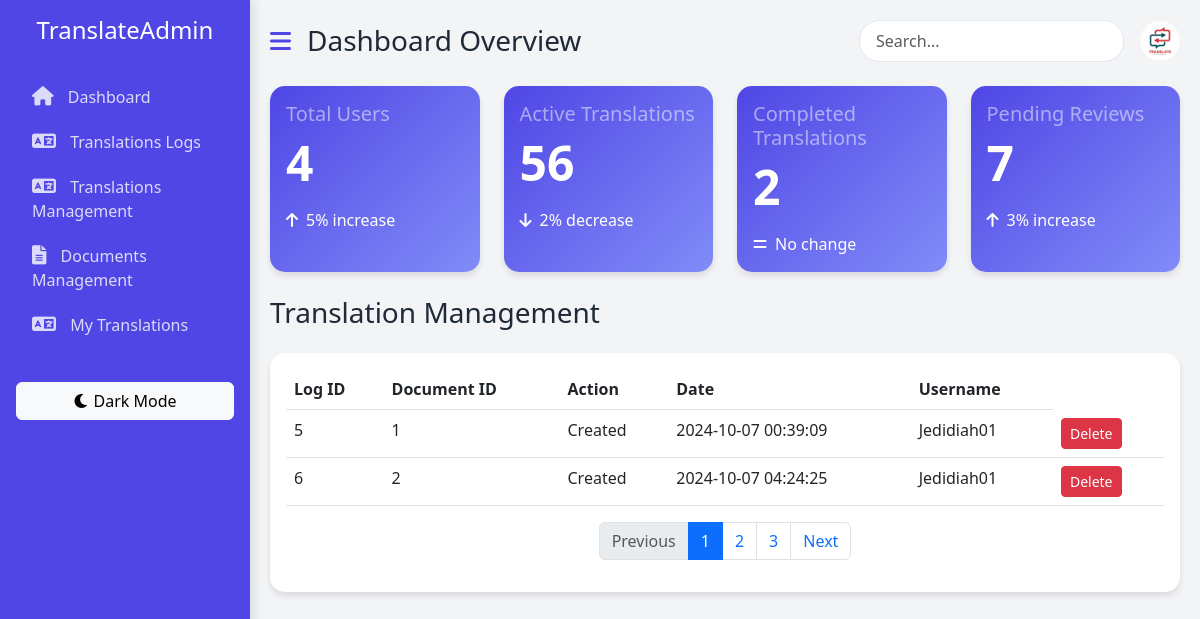
Page /dashboard/admin/translogs.php?id=4 (signed in) on the committed database.
### tables this page shows
CREATE TABLE `translation_logs` (
  `id` int(11) NOT NULL,
  `translation_id` int(11) NOT NULL,
  `action` enum('Created','Reviewed','Updated','Deleted') NOT NULL,
  `user_id` int(11) NOT NULL,
  `created_at` timestamp NOT NULL DEFAULT current_timestamp()
);

CREATE TABLE `translations` (
  `id` int(11) NOT NULL,
  `document_id` int(11) NOT NULL,
  `source_language` varchar(10) NOT NULL,
  `target_language` varchar(10) NOT NULL,
  `original_text` longtext NOT NULL,
  `translated_text` longtext NOT NULL,
  `status` enum('Pending','In Progress','Completed','Reviewed','Rejected') NOT NULL,
  `created_at` timestamp NOT NULL DEFAULT current_timestamp(),
  `updated_at` timestamp NOT NULL DEFAULT current_timestamp() ON UPDATE current_timestamp()
);

CREATE TABLE `users` (
  `id` int(11) NOT NULL,
  `username` varchar(50) NOT NULL,
  `email` varchar(100) NOT NULL,
  `password` varchar(255) NOT NULL,
  `role` enum('Admin','User','Reviewer') NOT NULL,
  `created_at` timestamp NOT NULL DEFAULT current_timestamp(),
  `updated_at` timestamp NOT NULL DEFAULT current_timestamp() ON UPDATE current_timestamp()
);

### dashboard/admin/translogs.php (the view, shortened to what this page needs)
<?php
require '../../includes/config.php';
$stmt = $pdo->query("SELECT * FROM users");
$users = $stmt->fetchAll(PDO::FETCH_ASSOC);
$totalUsers = count($users);
$stmt = $pdo->query("SELECT * FROM translations");
$translation = $stmt->fetchAll(PDO::FETCH_ASSOC);
$totalTranslations = count($translation);
$user_id = $_GET['id'] ?? null;
if ($user_id) {
    $query = "SELECT tl.id, t.document_id, tl.action, tl.created_at, u.username
              FROM translation_logs tl
              JOIN translations t ON tl.translation_id = t.id
              JOIN users u ON tl.user_id = u.id
              WHERE u.id = :user_id";
    $stmt = $pdo->prepare($query);
    $stmt->bindParam(':user_id', $user_id, PDO::PARAM_INT);
    $stmt->execute();
    $result = $stmt->fetchAll(PDO::FETCH_ASSOC);
} else {
    header("Location: ../../dashboard/admin/dashboard.php");
    exit();
}
?>
<!DOCTYPE html>
<html lang="en">
<head>
    <link href="https://cdn.jsdelivr.net/npm/bootstrap@5.3.0-alpha1/dist/css/bootstrap.min.css" rel="stylesheet">
    <link href="https://cdnjs.cloudflare.com/ajax/libs/font-awesome/6.0.0-beta3/css/all.min.css" rel="stylesheet">
</head>
<body>
    <div class="d-flex">
        <nav id="sidebar" class="sidebar">
            <div class="p-3 text-center">
                <h3 class="h4 mb-0">TranslateAdmin</h3>
            </div>
            <ul class="nav flex-column p-3">
                <li class="nav-item"><a href="../../dashboard/admin/dashboard.php" class="nav-link"><i class="fas fa-home"></i> <span>Dashboard</span></a></li>
                <li class="nav-item"><a href="../../dashboard/admin/translogs.php" class="nav-link"><i class="fas fa-language"></i> <span>Translations Logs</span></a></li>
                <li class="nav-item"><a href="../../dashboard/admin/transmgt.php" class="nav-link"><i class="fas fa-language"></i> <span>Translations Management</span></a></li>
                <li class="nav-item"><a href="upload_document.php" class="nav-link"><i class="fas fa-file-alt"></i> <span>Documents Management</span></a></li>
                <li class="nav-item"><a href="view_translations.php" class="nav-link"><i class="fas fa-language"></i> <span>My Translations</span></a></li>
            </ul>
            <div class="mt-auto p-3">
                <button id="toggleTheme" class="btn btn-light w-100"><i class="fas fa-moon"></i> Dark Mode</button>
            </div>
        </nav>
        <div id="main-content" class="main-content flex-grow-1">
            <header class="d-flex justify-content-between align-items-center mb-4">
                <div class="d-flex align-items-center">
                    <i id="toggleSidebar" class="fas fa-bars me-3"></i>
                    <h1 class="h3 mb-0">Dashboard Overview</h1>
                </div>
                <div class="d-flex align-items-center">
                    <input type="text" class="form-control search-bar me-3" placeholder="Search...">
                    <div class="user-menu dropdown">
                        <a href="#" class="dropdown-toggle" data-bs-toggle="dropdown" aria-expanded="false">
                            <img src="../../assets/images/logo.jpg" alt="User Avatar" class="rounded-circle user-avatar">
                        </a>
                </div>
            </div>
        </header>
            <div class="row g-4 mb-4">
                <div class="col-md-3">
                    <div class="card stat-card h-100">
                        <div class="card-body">
                            <h5 class="card-title text-white-50">Total Users</h5>
                            <p class="card-text display-5 fw-bold"><?php echo $totalUsers; ?></p>
                            <p class="mb-0"><i class="fas fa-arrow-up me-2"></i>5% increase</p>
                        </div>
                    </div>
                </div>
                <div class="col-md-3">
                    <div class="card stat-card h-100">
                        <div class="card-body">
                            <h5 class="card-title text-white-50">Active Translations</h5>
                            <p class="card-text display-5 fw-bold">56</p>
                            <p class="mb-0"><i class="fas fa-arrow-down me-2"></i>2% decrease</p>
                        </div>
                    </div>
                </div>
                <div class="col-md-3">
                    <div class="card stat-card h-100">
                        <div class="card-body">
                            <h5 class="card-title text-white-50">Completed Translations</h5>
                            <p class="card-text display-5 fw-bold"><?php echo $totalTranslations; ?></p>
                            <p class="mb-0"><i class="fas fa-equals me-2"></i>No change</p>
                        </div>
                    </div>
                </div>
                <div class="col-md-3">
                    <div class="card stat-card h-100">
                        <div class="card-body">
                            <h5 class="card-title text-white-50">Pending Reviews</h5>
                            <p class="card-text display-5 fw-bold">7</p>
                            <p class="mb-0"><i class="fas fa-arrow-up me-2"></i>3% increase</p>
                        </div>
                    </div>
                </div>
            </div>
            <header class="d-flex justify-content-between align-items-center mb-4">
                <h1 class="h3 mb-0">Translation Management</h1>
            </header>
            <div class="card">
                <div class="card-body">
                    <div class="table-responsive">
                        <table class="table table-hover">
                            <thead>
                               <tr>
                                    <th>Log ID</th>
                                    <th>Document ID</th>
                                    <th>Action</th>
                                    <th>Date</th>
                                    <th>Username</th>
                                </tr>
                            </thead>
                            <tbody>
                                <?php if (count($result) > 0): ?>
                                <?php foreach ($result as $log): ?>
                                <tr>
                                    <td><?php echo htmlspecialchars($log['id']); ?></td>
                                    <td><?php echo htmlspecialchars($log['document_id']); ?></td>
                                    <td><?php echo htmlspecialchars($log['action']); ?></td>
                                    <td><?php echo htmlspecialchars($log['created_at']); ?></td>
                                    <td><?php echo htmlspecialchars($log['username']); ?></td>
                                    <td>
                                        <form method="POST" style="display:inline;">
                                            <button type="submit" class="btn btn-danger btn-sm">Delete</button>
                                        </form>
                                    </td>
                                </tr>
                                <?php endforeach; ?>
                                <?php else: ?>
                                <tr>
                                    <td colspan="5">No logs found for this user.</td>
                                </tr>
                                <?php endif; ?>
                            </tbody>
                        </table>
                    </div>
                    <nav aria-label="User list pagination">
                        <ul class="pagination justify-content-center">
                            <li class="page-item disabled"><a class="page-link" href="#">Previous</a></li>
                            <li class="page-item active"><a class="page-link" href="#">1</a></li>
                            <li class="page-item"><a class="page-link" href="#">2</a></li>
                            <li class="page-item"><a class="page-link" href="#">3</a></li>
                            <li class="page-item"><a class="page-link" href="#">Next</a></li>
                        </ul>
                    </nav>
                </div>
            </div>
        </div>
</body>
</html>

### dashboard/admin/translogs.php (style rules this page uses)
:root { --primary-color: #4f46e5; --secondary-color: #818cf8; --accent-color: #f472b6; --background-light: #f3f4f6; --text-light: #1f2937; --background-dark: #111827; --text-dark: #f9fafb; }
body { font-family: 'Segoe UI', Tahoma, Geneva, Verdana, sans-serif; transition: background-color 0.3s, color 0.3s; background-color: var(--background-light); color: var(--text-light); }
.sidebar { width: 250px; height: 100vh; position: fixed; top: 0; left: 0; background-color: var(--primary-color); color: white; transition: all 0.3s; box-shadow: 4px 0 10px rgba(0, 0, 0, 0.1); }
.sidebar .nav-link { color: rgba(255, 255, 255, 0.8); transition: all 0.2s; border-radius: 8px; margin-bottom: 5px; }
.sidebar .nav-link i { margin-right: 10px; font-size: 1.2em; }
.main-content { margin-left: 250px; padding: 20px; transition: margin-left 0.3s; }
.card { border: none; border-radius: 15px; box-shadow: 0 4px 6px rgba(0, 0, 0, 0.1); transition: transform 0.2s, box-shadow 0.2s; }
.stat-card { background: linear-gradient(135deg, var(--primary-color), var(--secondary-color)); color: white; }
#toggleSidebar { cursor: pointer; font-size: 1.5em; color: var(--primary-color); }
.search-bar { border-radius: 20px; border: 1px solid #e2e8f0; padding: 0.5rem 1rem; }
.user-avatar { width: 40px; height: 40px; object-fit: cover; }
.user-menu { position: relative; }
.user-menu .dropdown-toggle::after { display: none; }

### rows in the picture
translation_logs: id "5", translation.document_id "1", action "Created", created_at "2024-10-07 00:39:09", user.username "Jedidiah01"
translation_logs: id "6", translation.document_id "2", action "Created", created_at "2024-10-07 04:24:25", user.username "Jedidiah01"

### other values in the picture
$totalUsers "4"
$totalTranslations "2"
